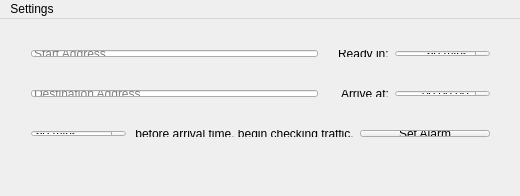
<?xml version="1.0" encoding="UTF-8"?>
<ui version="4.0">
 <class>rooster</class>
 <widget class="QMainWindow" name="rooster">
  <property name="geometry">
   <rect>
    <x>0</x>
    <y>0</y>
    <width>520</width>
    <height>196</height>
   </rect>
  </property>
  <property name="minimumSize">
   <size>
    <width>520</width>
    <height>196</height>
   </size>
  </property>
  <property name="maximumSize">
   <size>
    <width>520</width>
    <height>196</height>
   </size>
  </property>
  <property name="windowTitle">
   <string>Rooster</string>
  </property>
  <widget class="QWidget" name="centralWidget">
   <widget class="QWidget" name="layoutWidget">
    <property name="geometry">
     <rect>
      <x>20</x>
      <y>20</y>
      <width>481</width>
      <height>29</height>
     </rect>
    </property>
    <layout class="QHBoxLayout" name="horizontalLayout_2">
     <item>
      <widget class="QLineEdit" name="origin">
       <property name="minimumSize">
        <size>
         <width>287</width>
         <height>0</height>
        </size>
       </property>
       <property name="maximumSize">
        <size>
         <width>287</width>
         <height>16777215</height>
        </size>
       </property>
       <property name="maxLength">
        <number>100</number>
       </property>
       <property name="placeholderText">
        <string>Start Address</string>
       </property>
      </widget>
     </item>
     <item>
      <spacer name="horizontalSpacer_2">
       <property name="orientation">
        <enum>Qt::Horizontal</enum>
       </property>
       <property name="sizeHint" stdset="0">
        <size>
         <width>40</width>
         <height>20</height>
        </size>
       </property>
      </spacer>
     </item>
     <item>
      <widget class="QLabel" name="label_3">
       <property name="text">
        <string>Ready in:</string>
       </property>
      </widget>
     </item>
     <item>
      <widget class="QSpinBox" name="pretime">
       <property name="minimumSize">
        <size>
         <width>95</width>
         <height>0</height>
        </size>
       </property>
       <property name="maximumSize">
        <size>
         <width>95</width>
         <height>16777215</height>
        </size>
       </property>
       <property name="toolTip">
        <string>This is the time it takes for you to get ready.</string>
       </property>
       <property name="autoFillBackground">
        <bool>false</bool>
       </property>
       <property name="alignment">
        <set>Qt::AlignRight|Qt::AlignTrailing|Qt::AlignVCenter</set>
       </property>
       <property name="readOnly">
        <bool>false</bool>
       </property>
       <property name="specialValueText">
        <string/>
       </property>
       <property name="suffix">
        <string> mins</string>
       </property>
       <property name="prefix">
        <string/>
       </property>
       <property name="maximum">
        <number>240</number>
       </property>
       <property name="singleStep">
        <number>5</number>
       </property>
       <property name="value">
        <number>60</number>
       </property>
      </widget>
     </item>
    </layout>
   </widget>
   <widget class="QWidget" name="layoutWidget">
    <property name="geometry">
     <rect>
      <x>20</x>
      <y>60</y>
      <width>481</width>
      <height>29</height>
     </rect>
    </property>
    <layout class="QHBoxLayout" name="horizontalLayout_3">
     <item>
      <widget class="QLineEdit" name="dest">
       <property name="minimumSize">
        <size>
         <width>287</width>
         <height>0</height>
        </size>
       </property>
       <property name="maximumSize">
        <size>
         <width>287</width>
         <height>16777215</height>
        </size>
       </property>
       <property name="maxLength">
        <number>100</number>
       </property>
       <property name="placeholderText">
        <string>Destination Address</string>
       </property>
      </widget>
     </item>
     <item>
      <spacer name="horizontalSpacer_3">
       <property name="orientation">
        <enum>Qt::Horizontal</enum>
       </property>
       <property name="sizeHint" stdset="0">
        <size>
         <width>40</width>
         <height>20</height>
        </size>
       </property>
      </spacer>
     </item>
     <item>
      <widget class="QLabel" name="label">
       <property name="maximumSize">
        <size>
         <width>16777215</width>
         <height>16777215</height>
        </size>
       </property>
       <property name="text">
        <string>Arrive at:</string>
       </property>
      </widget>
     </item>
     <item>
      <widget class="QTimeEdit" name="arrivaltime">
       <property name="minimumSize">
        <size>
         <width>95</width>
         <height>0</height>
        </size>
       </property>
       <property name="maximumSize">
        <size>
         <width>95</width>
         <height>16777215</height>
        </size>
       </property>
       <property name="toolTip">
        <string>The time you wish to arrive at your destination.</string>
       </property>
       <property name="alignment">
        <set>Qt::AlignRight|Qt::AlignTrailing|Qt::AlignVCenter</set>
       </property>
       <property name="specialValueText">
        <string/>
       </property>
      </widget>
     </item>
    </layout>
   </widget>
   <widget class="QWidget" name="layoutWidget_2">
    <property name="geometry">
     <rect>
      <x>20</x>
      <y>100</y>
      <width>481</width>
      <height>29</height>
     </rect>
    </property>
    <layout class="QHBoxLayout" name="horizontalLayout_7">
     <item>
      <widget class="QSpinBox" name="beginchecking">
       <property name="minimumSize">
        <size>
         <width>80</width>
         <height>0</height>
        </size>
       </property>
       <property name="maximumSize">
        <size>
         <width>95</width>
         <height>16777215</height>
        </size>
       </property>
       <property name="toolTip">
        <string>There is no need to check traffic all night. Please set this to a reasonable value.</string>
       </property>
       <property name="specialValueText">
        <string/>
       </property>
       <property name="suffix">
        <string> mins</string>
       </property>
       <property name="maximum">
        <number>240</number>
       </property>
       <property name="singleStep">
        <number>5</number>
       </property>
       <property name="value">
        <number>60</number>
       </property>
      </widget>
     </item>
     <item>
      <widget class="QLabel" name="label_6">
       <property name="text">
        <string> before arrival time, begin checking traffic.</string>
       </property>
      </widget>
     </item>
     <item>
      <widget class="QPushButton" name="alarmButton">
       <property name="text">
        <string>Set Alarm</string>
       </property>
       <property name="shortcut">
        <string>Return</string>
       </property>
      </widget>
     </item>
    </layout>
   </widget>
  </widget>
  <widget class="QMenuBar" name="menuBar">
   <property name="geometry">
    <rect>
     <x>0</x>
     <y>0</y>
     <width>520</width>
     <height>20</height>
    </rect>
   </property>
   <widget class="QMenu" name="menuSettings">
    <property name="title">
     <string>Settings</string>
    </property>
    <addaction name="actionFade_in_Alarm_Volume"/>
    <addaction name="actionChoose_Audio_File"/>
   </widget>
   <addaction name="menuSettings"/>
  </widget>
  <widget class="QStatusBar" name="statusBar">
   <property name="statusTip">
    <string/>
   </property>
   <property name="sizeGripEnabled">
    <bool>false</bool>
   </property>
  </widget>
  <action name="actionChoose_Audio_File">
   <property name="text">
    <string>Choose Audio File ...</string>
   </property>
  </action>
  <action name="actionFade_in_Alarm_Volume">
   <property name="checkable">
    <bool>true</bool>
   </property>
   <property name="checked">
    <bool>true</bool>
   </property>
   <property name="text">
    <string>Fade in Alarm Volume</string>
   </property>
  </action>
 </widget>
 <layoutdefault spacing="6" margin="11"/>
 <tabstops>
  <tabstop>origin</tabstop>
  <tabstop>dest</tabstop>
  <tabstop>pretime</tabstop>
  <tabstop>arrivaltime</tabstop>
  <tabstop>beginchecking</tabstop>
  <tabstop>alarmButton</tabstop>
 </tabstops>
 <resources/>
 <connections/>
</ui>
